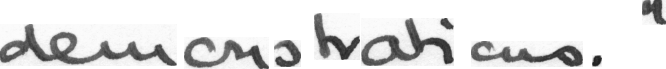
#> input picture image dataset/data_subset/data_subset/a01-014u-s03-00.png, 666 x 69 px, found by its file name; its folder holds only this picture in this run
$ python app.py
#> lines starting #> are read from the running program, lines starting #| are printed output that depends on the picture; after the words box and inside, x2 and y2 are one past the last pixel; in counts of white or black regions, pixels touching at a corner belong together
### textExtraction.py
import cv2
import pytesseract

# Set the correct path for Tesseract
pytesseract.pytesseract.tesseract_cmd = r"C:\Program Files\Tesseract-OCR\tesseract.exe"

# Define the image path
image_path = (
    r"C:\Users\Admin\Downloads\WhatsApp Image 2025-02-24 at 20.45.13_4ca0d786.jpg"
)


def extract_text(image_path):
    """
    Extracts text from an image using Tesseract OCR.
    """
    try:
        # Load the image
        img = cv2.imread(image_path)

        if img is None:
            raise FileNotFoundError(f"Error: Unable to load image '{image_path}'")

        # Convert image to grayscale
        gray = cv2.cvtColor(img, cv2.COLOR_BGR2GRAY)

        # Apply thresholding for better OCR
        gray = cv2.threshold(gray, 0, 255, cv2.THRESH_BINARY | cv2.THRESH_OTSU)[1]

        # Perform OCR using Tesseract
        extracted_text = pytesseract.image_to_string(gray)

        return extracted_text.strip()

    except Exception as e:
        return f"Error processing image '{image_path}': {str(e)}"


# Run the function and print the extracted text
extracted_text = extract_text(image_path)
print("Extracted Text:", extracted_text)

### app.py
import os
from textExtraction import extract_text


def main():
    dataset_path = r"C:\Users\Admin\Desktop\image dataset\data_subset\data_subset"

    # Check if dataset path exists
    if not os.path.exists(dataset_path):
        print(f"Error: Dataset path '{dataset_path}' not found.")
        return

    # Get a list of image files
    image_files = [f for f in os.listdir(dataset_path) if f.lower().endswith((".jpg", ".png", ".jpeg"))]

    # Process only the first 5 images
    for filename in image_files[:5]:
        image_path = os.path.join(dataset_path, filename)

        try:
            text = extract_text(image_path)
#> in extract_text, img is the input picture: shape (69, 666, 3); min 32, max 255, mean 223.9
#> in extract_text (call 2), `gray = cv2.threshold(gray, 0, 255, cv2.THRESH_BINARY | cv2.THRESH_OTSU..`:
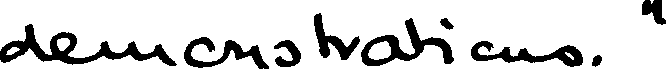
#> gray: shape (69, 666); 83.8% white; 9 black regions, largest, box (x1, y1, x2, y2) and area: (0, 24, 177, 66) 2149, (361, 18, 454, 66) 1397, (471, 41, 583, 67) 1167
            print(f"\n📌 Extracted Text from {filename}:\n{text}\n")
        except Exception as e:
            print(f"Error processing {filename}: {e}")

if __name__ == "__main__":
    main()

$ run again, on image dataset/data_subset/data_subset/a02-102-s00-04.png
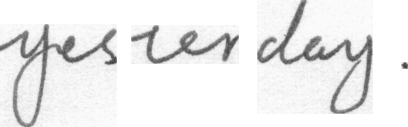
#> input picture image dataset/data_subset/data_subset/a02-102-s00-04.png, 408 x 127 px, found by its file name
#> in extract_text, img is the input picture: shape (127, 408, 3); min 62, max 255, mean 236
#> in extract_text (call 2), `gray = cv2.threshold(gray, 0, 255, cv2.THRESH_BINARY | cv2.THRESH_OTSU..`:
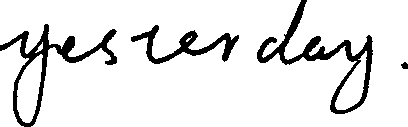
#> gray: shape (127, 408); 89.9% white; 4 black regions, box (x1, y1, x2, y2) and area: (257, 0, 373, 114) 2132, (0, 24, 117, 127) 1926, (131, 25, 239, 64) 1124, (401, 62, 408, 69) 37

$ run again, on image dataset/data_subset/data_subset/a02-111-s03-02.png
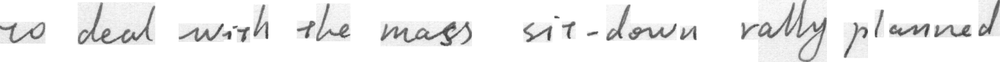
#> input picture image dataset/data_subset/data_subset/a02-111-s03-02.png, 1000 x 62 px, shrunk from 1803 x 111 before the run, found by its file name
#> in extract_text, img is the input picture: shape (62, 1000, 3); min 46, max 255, mean 238.8
#> in extract_text (call 2), `gray = cv2.threshold(gray, 0, 255, cv2.THRESH_BINARY | cv2.THRESH_OTSU..`:
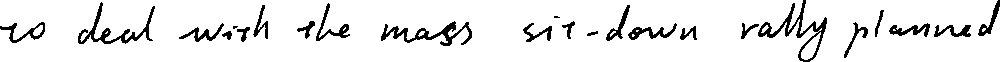
#> gray: shape (62, 1000); 91.5% white; 24 black regions (2 under 20 px), largest, box (x1, y1, x2, y2) and area: (758, 0, 827, 62) 794, (381, 21, 472, 46) 678, (78, 2, 155, 44) 637

$ run again, on image dataset/data_subset/data_subset/a05-000-s00-01.png
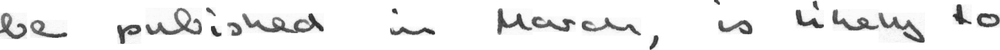
#> input picture image dataset/data_subset/data_subset/a05-000-s00-01.png, 1000 x 50 px, shrunk from 1664 x 83 before the run, found by its file name
#> in extract_text, img is the input picture: shape (50, 1000, 3); min 32, max 255, mean 237.8
#> in extract_text (call 2), `gray = cv2.threshold(gray, 0, 255, cv2.THRESH_BINARY | cv2.THRESH_OTSU..`:
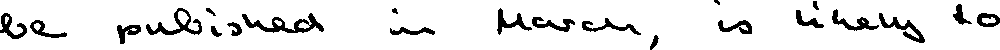
#> gray: shape (50, 1000); 90.6% white; 22 black regions (1 under 20 px), largest, box (x1, y1, x2, y2) and area: (242, 13, 324, 33) 602, (146, 8, 202, 35) 464, (879, 13, 925, 43) 375

$ run again, on image dataset/data_subset/data_subset/a01-087u-s02-01.png
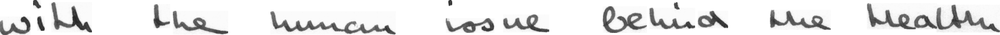
#> input picture image dataset/data_subset/data_subset/a01-087u-s02-01.png, 1000 x 35 px, shrunk from 1968 x 68 before the run, found by its file name
#> in extract_text, img is the input picture: shape (35, 1000, 3); min 26, max 255, mean 229.9
#> in extract_text (call 2), `gray = cv2.threshold(gray, 0, 255, cv2.THRESH_BINARY | cv2.THRESH_OTSU..`:
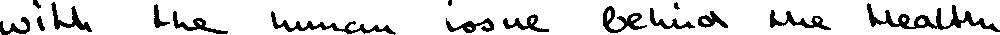
#> gray: shape (35, 1000); 86.2% white; 16 black regions, largest, box (x1, y1, x2, y2) and area: (867, 3, 1000, 32) 1023, (271, 11, 396, 35) 630, (603, 6, 647, 33) 441
